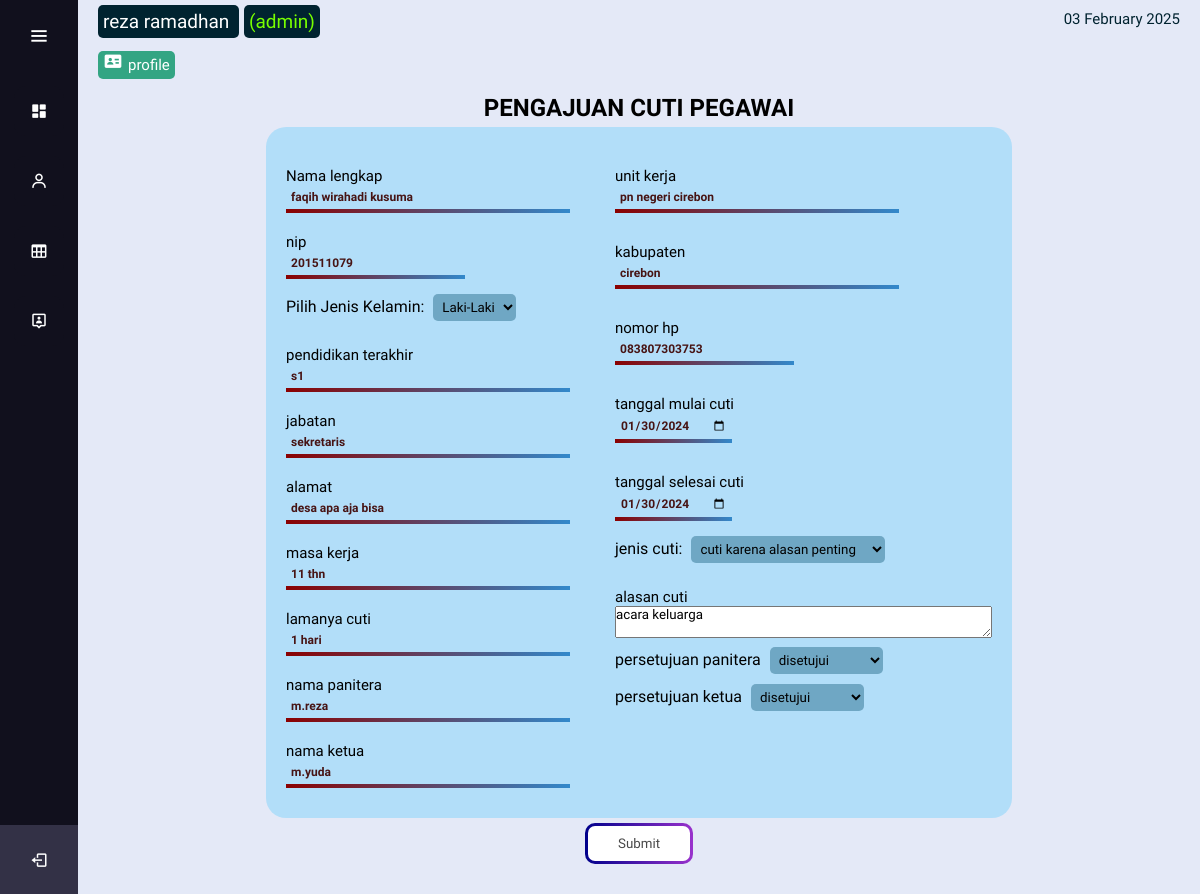
Screenshot of /dashboard_admin.php?page=edit_user1&id_pegawai=96 (signed in) with the database file from the repository.
### tables this page shows
CREATE TABLE `tbl_multi_user` (
  `id_user` int(11) NOT NULL,
  `nama_lengkap` varchar(100) DEFAULT NULL,
  `nama_depan` varchar(100) DEFAULT NULL,
  `nip` char(18) DEFAULT NULL,
  `jenis_kelamin` varchar(100) DEFAULT NULL,
  `pass_user` varchar(100) DEFAULT NULL,
  `level` varchar(100) DEFAULT NULL
);

CREATE TABLE `tbl_data_cuti_pegawai` (
  `id_cuti_pegawai` int(11) NOT NULL,
  `id_pegawai` int(11) DEFAULT NULL,
  `id_jabatan` int(11) DEFAULT NULL,
  `jenis_kelamin` varchar(100) DEFAULT NULL,
  `nomor_hp` char(13) DEFAULT NULL,
  `kabupaten` varchar(100) DEFAULT NULL,
  `masa_kerja` varchar(50) DEFAULT NULL,
  `jenis_cuti` varchar(100) DEFAULT NULL,
  `alasan_cuti` varchar(225) DEFAULT NULL,
  `lama_cuti` varchar(100) DEFAULT NULL,
  `tanggal_mulai` date DEFAULT NULL,
  `tanggal_selesai` date DEFAULT NULL,
  `nama_panitera` varchar(100) DEFAULT NULL,
  `nama_ketua` varchar(100) DEFAULT NULL,
  `app_panitera` varchar(100) DEFAULT NULL,
  `app_ketua` varchar(100) DEFAULT NULL
);

CREATE TABLE `tbl_data_pegawai` (
  `id_pegawai` int(11) NOT NULL,
  `nama_pegawai` varchar(100) DEFAULT NULL,
  `nip` char(18) DEFAULT NULL,
  `id_jabatan` int(11) DEFAULT NULL,
  `id_user` int(11) DEFAULT NULL,
  `id_golongan` int(11) DEFAULT NULL,
  `unit_kerja` varchar(100) DEFAULT NULL,
  `pendidikan_terakhir` varchar(100) DEFAULT NULL,
  `alamat` varchar(225) DEFAULT NULL
);

CREATE TABLE `tbl_data_jabatan` (
  `id_jabatan` int(11) NOT NULL,
  `nama_jabatan` varchar(100) DEFAULT NULL,
  `id_user` int(11) DEFAULT NULL
);

### page/admin/total_pengajuan/page_pegawai/edit_user1.php (the view, shortened to what this page needs)
<?php
require_once('./function/koneksi.php');
$id_user =  isset($_GET['id_pegawai']) ? ($_GET['id_pegawai']) : false;
$user = mysqli_fetch_array (mysqli_query($koneksi, "SELECT * FROM tbl_data_cuti_pegawai AS cuti
    INNER JOIN
        tbl_data_jabatan AS jabatan ON cuti.id_jabatan = jabatan.id_jabatan
    INNER JOIN
        tbl_data_pegawai AS pegawai ON cuti.id_pegawai = pegawai.id_pegawai
    WHERE cuti.id_pegawai=$id_user"));
?>
<form class="form-add" method="POST" action="<?= BASE_URL . 'process/process_user/process_admin/process_pegawai/process_edit.php'?>">
<h1>PENGAJUAN CUTI PEGAWAI </h1>
    <div class="box">
        <div class="box-form">
            <div class="in_terpisah">
                <div class="mb-3">
                    <label for="nama_lengkap" class="form-label">Nama lengkap</label>
                    <input type="text" class="form-control" id="nama_lengkap" name="nama_lengkap" size="35" value="<?= $user['nama_pegawai'] ?>" readonly>
                </div>
                <div class="mb-3">
                    <label for="nip" class="form-label">nip</label>
                    <input type="number" class="form-control" id="nip" name="nip" size="35" value="<?= $user['nip'] ?>" readonly>
                </div>
                <div class="mb-3">
                    <label for="jenis_kelamin">Pilih Jenis Kelamin:</label>
                    <select id="jenis_kelamin" name="jenis_kelamin" class="jenis">
                        <option value="<?= $user['jenis_kelamin'] ?>" class="active"><?= $user['jenis_kelamin'] ?></option>
                    </select>
                </div>
                <div class="mb-3">
                    <label for="pendidikan_terakhir" class="form-label">pendidikan terakhir</label>
                    <input type="text" class="form-control" id="pendidikan_terakhir" name="pendidikan_terakhir" size="35" value="<?= $user['pendidikan_terakhir'] ?>" readonly>
                </div>
                <div class="mb-3">
                    <label for="nama_jabatant" class="form-label">jabatan</label>
                    <input type="text" class="form-control" id="nama_jabatan" name="nama_jabatan" size="35" value="<?= $user['nama_jabatan'] ?>" readonly>
                </div>
                <div class="mb-3">
                    <label for="alamat" class="form-label">alamat</label>
                    <input type="text" class="form-control" id="alamat" name="alamat" size="35" value="<?= $user['alamat'] ?>" readonly>
                </div>
                <div class="mb-3">
                    <label for="masa_kerja" class="form-label">masa kerja</label>
                    <input type="text" class="form-control" id="masa_kerja" name="masa_kerja" size="35" value="<?= $user['masa_kerja'] ?>" >
                </div>
                <div class="mb-3">
                    <label for="lama_cuti" class="form-label">lamanya cuti</label>
                    <input type="text" class="form-control" id="lama_cuti" name="lama_cuti" size="35" value="<?= $user['lama_cuti'] ?>">
                </div>
                <div class="mb-3">
                    <label for="nama_panitera" class="form-label">nama panitera</label>
                    <input type="text" class="form-control" id="nama_panitera" name="nama_panitera" size="35" value="<?= $user['nama_panitera'] ?>">
                </div>
                <div class="mb-3">
                    <label for="nama_ketua" class="form-label">nama ketua</label>
                    <input type="text" class="form-control" id="nama_ketua" name="nama_ketua" size="35" value="<?= $user['nama_ketua'] ?>">
                </div>
            </div>
        </div>
        <div class="box-form">
                <div class="mb-3">
                    <label for="unit_kerja" class="form-label">unit kerja</label>
                    <input type="text" class="form-control" id="unit_kerja" name="unit_kerja" size="35" value="<?= $user['unit_kerja'] ?>" readonly>
                </div>
                <div class="mb-3">
                    <label for="kabupaten" class="form-label">kabupaten</label>
                    <input type="text" class="form-control" id="kabupaten" name="kabupaten" size="35" value="<?= $user['kabupaten'] ?>">
                </div>
                <div class="mb-3">
                    <label for="nomor_hp" class="form-label">nomor hp</label>
                    <input type="number" class="form-control" id="nomor_hp" name="nomor_hp" size="35" value="<?= $user['nomor_hp'] ?>">
                </div>
                <div class="mb-3">
                    <label for="tanggal_mulai_cuti" class="form-label">tanggal mulai cuti</label>
                    <input type="date" class="form-control" id="tanggal_mulai" name="tanggal_mulai" size="35" value="<?= $user['tanggal_mulai'] ?>">
                </div>
                <div class="mb-3">
                    <label for="tanggal_selesai_cuti" class="form-label">tanggal selesai cuti</label>
                    <input type="date" class="form-control" id="tanggal_selesai" name="tanggal_selesai" size="35" value="<?= $user['tanggal_selesai'] ?>">
                </div>
                <div class="mb-3">
                    <label for="jenis_cuti">jenis cuti:</label>
                    <select id="jenis_cuti" name="jenis_cuti" class="jenis">
                        <option value="<?= $user['jenis_cuti'] ?>" style="background-color: rgb(0, 191, 255);"><?= $user['jenis_cuti'] ?></option>
                    </select>
                </div>
                <div class="mb-3">
                    <label for="alasan_cuti" class="form-label">alasan cuti</label>
                    <textarea id="alasan_cuti" name="alasan_cuti" rows="2" cols="45" ><?= $user['alasan_cuti'] ?></textarea>
                </div>
                <div class="mb-3">
                    <label for="app_panitera">persetujuan  panitera</label>
                    <select id="app_panitera" name="app_panitera" class="jenis">
                        <option value="<?= $user['app_panitera'] ?>"><?= $user['app_panitera'] ?></option>
                    </select>
                </div>
                <div class="mb-3">
                    <label for="app_ketua">persetujuan ketua</label>
                    <select id="app_ketua" name="app_ketua" class="jenis">
                        <option value="<?= $user['app_ketua'] ?>"><?= $user['app_ketua'] ?></option>
                    </select>
                </div>
        </div>
    </div>
    <button type="submit" class="btn btn-primary">Submit</button>
</form>

### home-nav.php (shortened to what this page needs)
<div class="text">
          <div class="nama"><span style=" font-size:19px; color:white; margin-right:5px;"><?= $user['nama_lengkap'] ?>  </span>
                            <span style="color:#77ff00; font-size:19px;">(<?= $user['level'] ?>)</span><br><br>
                            <span class="span1"><a href="<?= BASE_URL . 'dashboard_admin.php?page=edit_data_profile'?>"><i class='bx bxs-id-card bx-tada' ></i>profile</a></span>
          </div>
          <div class="tanggal" id="clock">
            <?php
              $tanggal_sekarang = strftime("%d %B %Y ");
              echo "<p>{$tanggal_sekarang}</p>";
            ?>
          </div>
</div>

### style/style.css (style rules this page uses)
* { margin: 0; padding: 0; box-sizing: border-box; font-family: 'DynaPuff', cursive; }
* { margin: 0; padding: 0; box-sizing: border-box; }
.home-section .text { display: flex; justify-content: center; align-items: start; width: 100%; padding: 10px 20px; justify-content: space-between; color: #ffffff; font-size: 15px; font-weight: 200; margin-bottom: 10px; }
.home-section .text span { background-color: #002330; padding: 5px; border-radius: 5px; }
.home-section .text .span1 { background-color: #33a583; padding: 5px; margin-top: 5px; }
.home-section .text .tanggal { color: #002330; }
.form-add { display: flex; flex-direction: column; margin: 0px 20px; margin-bottom: 30px; justify-content: center; align-items: center; gap: 5px; }
.form-add .box { display: flex; background-color: #04b8ff38; justify-content: flex-start; align-items: start; gap: 5px; border-radius: 20px; }
.form-add .box .box-form { display: flex; flex-direction: column; justify-content: space-between; align-items: start; padding: 20px; border-radius: 20px; }
.form-add .box .box-form .jenis { background-color: #06516f63; color: rgb(0, 0, 0); border-radius: 5px; padding: 5px; border: none; margin: 5px; }
.form-add .box .box-form .jenis .active { background-color: #0194cf; color: white; }
.form-add .form-label { display: flex; margin-top: 20px; font-size: 15px; font-family: 'DynaPuff', cursive; }
.form-add .form-control { display: flex; font-size: 12px; color: rgb(71, 20, 20); background-color: transparent; border-top:none ; border-left: none; border-right: none; border-width: 4px; padding: 5px; border-image: linear-gradient(to right, rgb(139, 0, 0), rgb(50, 137, 204)) 1; font-size: 12px; border-radius: 3px; font-weight: bold; transition: 0.5s; margin-bottom: 10px; }
.form-add .btn { padding: 10px 40px 10px 40px; background-color: rgba(100, 148, 237, 0.34); color: rgb(72, 72, 72); background: linear-gradient(rgb(255, 255, 255), rgb(255, 255, 255)) padding-box, linear-gradient(to right, darkblue, darkorchid) border-box; border-radius: 10px; border: 3px solid transparent; padding-left: 30px; padding-right: 30px; font-family: 'DynaPuff', cursive; transition: 0.5s; }
.text .nama .span1 a { text-decoration: none; color: white; }
.text .nama .span1 a i { font-size: 20px; margin-right: 5px; }

### rows the page displays
tbl_multi_user: nama_lengkap "reza ramadhan", level "admin"
tbl_data_cuti_pegawai: nama_lengkap "faqih wirahadi kusuma", nip "201511079", jenis_kelamin "Laki-Laki", pendidikan_terakhir "s1", nama_jabatan "sekretaris", alamat "desa apa aja bisa", masa_kerja "11 thn", lama_cuti "1 hari", nama_panitera "m.reza", nama_ketua "m.yuda", unit_kerja "pn negeri cirebon", kabupaten "cirebon", nomor_hp "083807303753", tanggal_mulai "01/30/2024", tanggal_selesai "01/30/2024", jenis_cuti "cuti karena alasan penting", alasan_cuti "acara keluarga", app_panitera "disetujui", app_ketua "disetujui"

### other values shown
$tanggal_sekarang "03 February 2025"
